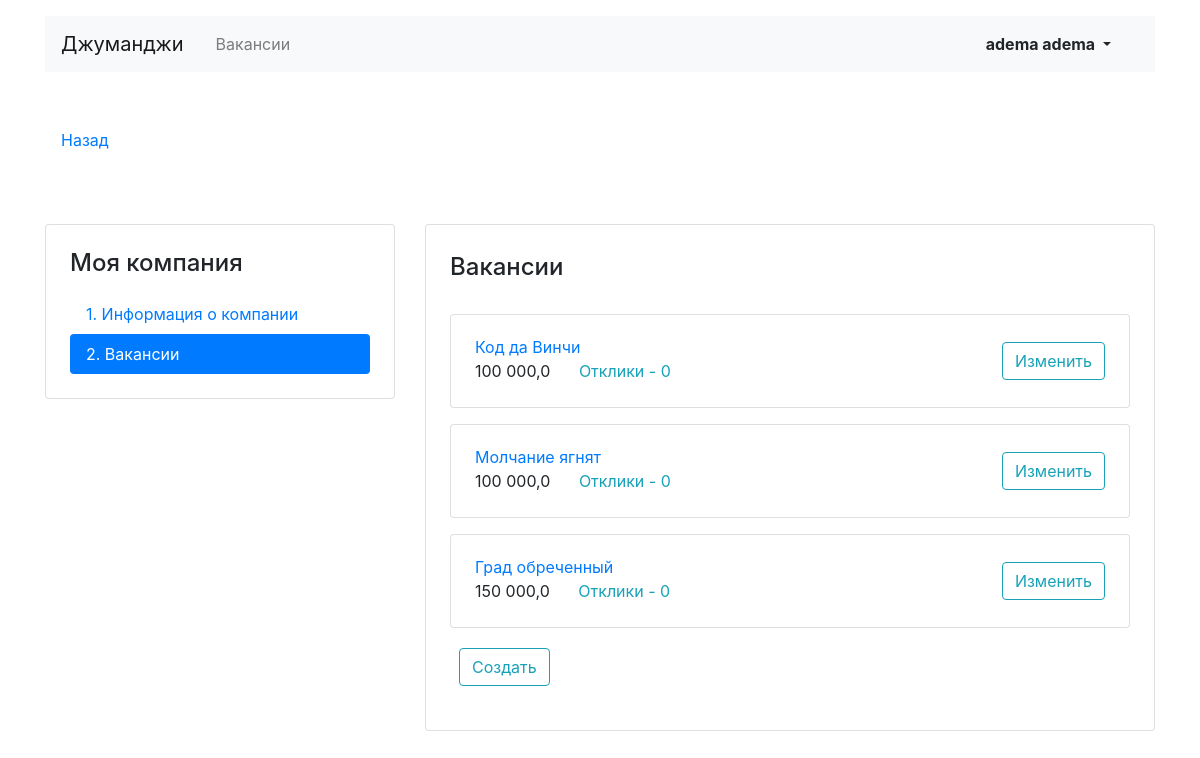
The app's page /mycompany/vacancies/ (signed in) with its own data.
### JunJob/models.py (models this page shows)
class Vacancy(models.Model):
    title = models.CharField(max_length=60)
    specialty = models.ForeignKey(Specialty, related_name='vacancies', on_delete=models.CASCADE)
    company = models.ForeignKey(Company, related_name='vacancies', on_delete=models.CASCADE)
    skills = models.TextField()
    description = models.TextField()
    salary_min = models.FloatField()
    salary_max = models.FloatField()
    published_at = models.DateField()

### JunJob/Views/views_vacancies.py (the view)
# urls.py: path('mycompany/vacancies/', views_vacancies.UsersVacancies.as_view(), name='my_vacancies'),
class UsersVacancies(ListView):  # Вакансии пользователя (список)
    template_name = 'about_company/about_vacancies/VacanciesList.html'
    context_object_name = 'vacancies_list'
    def get_queryset(self):
        company = self.request.user.company
        return models.Vacancy.objects.filter(company=company)

### JunJob/templates/about_company/about_vacancies/VacanciesList.html (shortened to what this page needs)
{% extends 'about_company/about_vacancies/VacancyBase.html' %}
{% block vacancy %}
      <div class="col-12 col-lg-8">
        <div class="card">
          <div class="card-body px-4 pb-4">
            <section class="tab-pane fade show active">
              <h2 class="h4 pt-2 pb-3">Вакансии</h2>
              {% if vacancies_list %}
              {% for vacancy in vacancies_list %}
              <div class="card mt-3">
                <div class="card-body px-4">
                  <div class="row align-items-center">
                    <div class="col-6 col-lg-8">
                      <a href="{% url 'onevacancy' vacancy.id %}" class="mb-1">{{ vacancy.title }}</a>
                      <p class="mb-1">
                        {% load humanize %}
                        <span class="mr-4">{{ vacancy.salary_max|intcomma }}</span>
                        <a href="{% url 'my_vacancy_view' vacancy.id %}" class="text-info">
                          Отклики - {{ vacancy.applications.count }}
                        </a>
                      </p>
                    </div>
                    <div class="col-6 col-lg-4 text-right">
                      <a href="{% url 'my_vacancy_edit' vacancy.id %}" class="btn btn-outline-info">Изменить</a>
                    </div>
                  </div>
                </div>
              </div>
              {% endfor %}
              <div class="row align-items-center">
                <div class="card-body px-4">
                <a href="{% url 'create_a_vacancy' %}" class="btn btn-outline-info">Создать</a>
                </div>
              </div>
              {% endif %}
            </section>
          </div>
        </div>
      </div>
{% endblock %}

### JunJob/templates/base.html (shortened to what this page needs)
<!DOCTYPE html>
<html lang="ru">
<head>
  <link rel="stylesheet" href="https://stackpath.bootstrapcdn.com/bootstrap/4.3.1/css/bootstrap.min.css">
</head>
<body>
  <header class="container mt-3">
    <nav class="navbar navbar-expand-lg navbar-light bg-light">
      <a class="navbar-brand mr-4" href="{% url 'main' %}">Джуманджи</a>
      <div class="collapse navbar-collapse justify-content-between" id="navbarNav">
        <ul class="navbar-nav col-10">
          <li class="nav-item">
            <a class="nav-link" href="{% url 'vacancies' %}">Вакансии</a>
          </li>
        </ul>
        <ul class="navbar-nav col-2 justify-content-end">
          {% if user.is_authenticated %}
          <li class="nav-item active">
            <div class="btn-group">
              <button type="button" class="btn dropdown-toggle font-weight-bold" data-toggle="dropdown" aria-haspopup="true" aria-expanded="false">
                {% if request.user.first_name and request.user.last_name %}
                {{ request.user.first_name }} {{ request.user.last_name }}
                {% else %}
                Имя Фамилия
                {% endif %}
              </button>
            </div>
          </li>
          {% else %}
          <li class="nav-item active">
            <a href="{% url 'login' %}" class="nav-link font-weight-bold">Вход</a>
          </li>
          {% endif %}
        </ul>
      </div>
    </nav>
  </header>
  {% block container %}
  {% endblock %}
</body>
</html>

### records on screen
Vacancy: title "Код да Винчи", salary_max "100 000,0", applications.count "0"
Vacancy: title "Молчание ягнят", salary_max "100 000,0", applications.count "0"
Vacancy: title "Град обреченный", salary_max "150 000,0", applications.count "0"

### other values on screen
{{ request.user.first_name }} "adema"
{{ request.user.last_name }} "adema"
